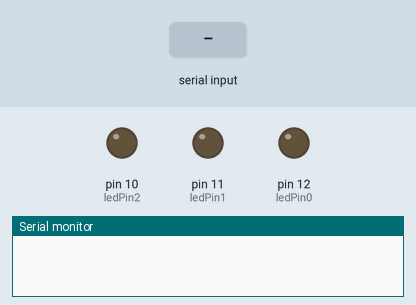
This sketch was run on a simulated Arduino Uno, built with avr-gcc and run on an emulated ATmega328P. Shown: output pins drawn as LEDs (lit = HIGH), the last lines printed to the serial monitor. Inputs (shaded band) come from the test bench.

Above: at 1.2 s.
1.3 s: byte 1 (1) received over Serial
At 2.5 s:
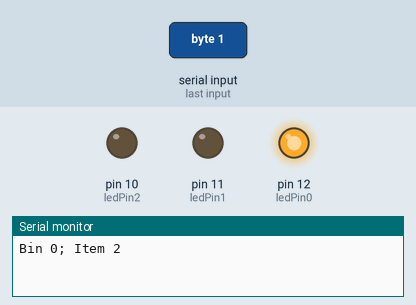
3.5 s: "1" received over Serial
At 5.2 s:
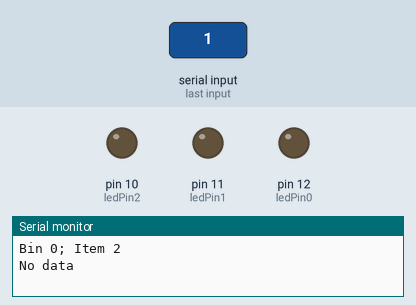
Timing chart, 0 to 6.7 s (numbered marks = the images above; inputs shaded):
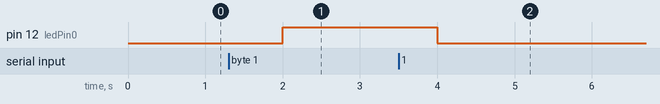

The sketch:

BluetoothHC-06Test.ino
```cpp
char blueToothVal;           //value sent over via bluetooth
char lastValue;              //stores last state of device (on/off)

const int ledPin0 = 12; // pin to use for the LED bin 0
const int ledPin1 = 11; // pin to use for the LED bin 1
const int ledPin2 = 10; // pin to use for the LED bin 2

void setup()
{
 Serial.begin(9600);
 pinMode(ledPin0, OUTPUT);
 pinMode(ledPin1, OUTPUT);
 pinMode(ledPin2, OUTPUT);
}

void loop()
{
  if(Serial.available()){
                                //if there is data being recieved
    blueToothVal=Serial.read(); //read it

    if (blueToothVal==1)
    {                 // Logic for Bin 0; Item 1
      digitalWrite(ledPin0, HIGH);

      if (lastValue!=1)
        Serial.println(F("Bin 0; Item 2")); //print LED is on
      lastValue=blueToothVal;
    }

    else {
      Serial.println(F("No data")); //print LED is on
      digitalWrite(ledPin0, LOW);
      digitalWrite(ledPin1, LOW);
      digitalWrite(ledPin2, LOW);
    }
  }

  delay(1000);
}
```

Measured:
- after the input at 1.3 s, pin 12 (ledPin0): LOW → HIGH after 0.70 s
- after the input at 3.5 s, pin 12 (ledPin0): HIGH → LOW after 0.50 s
